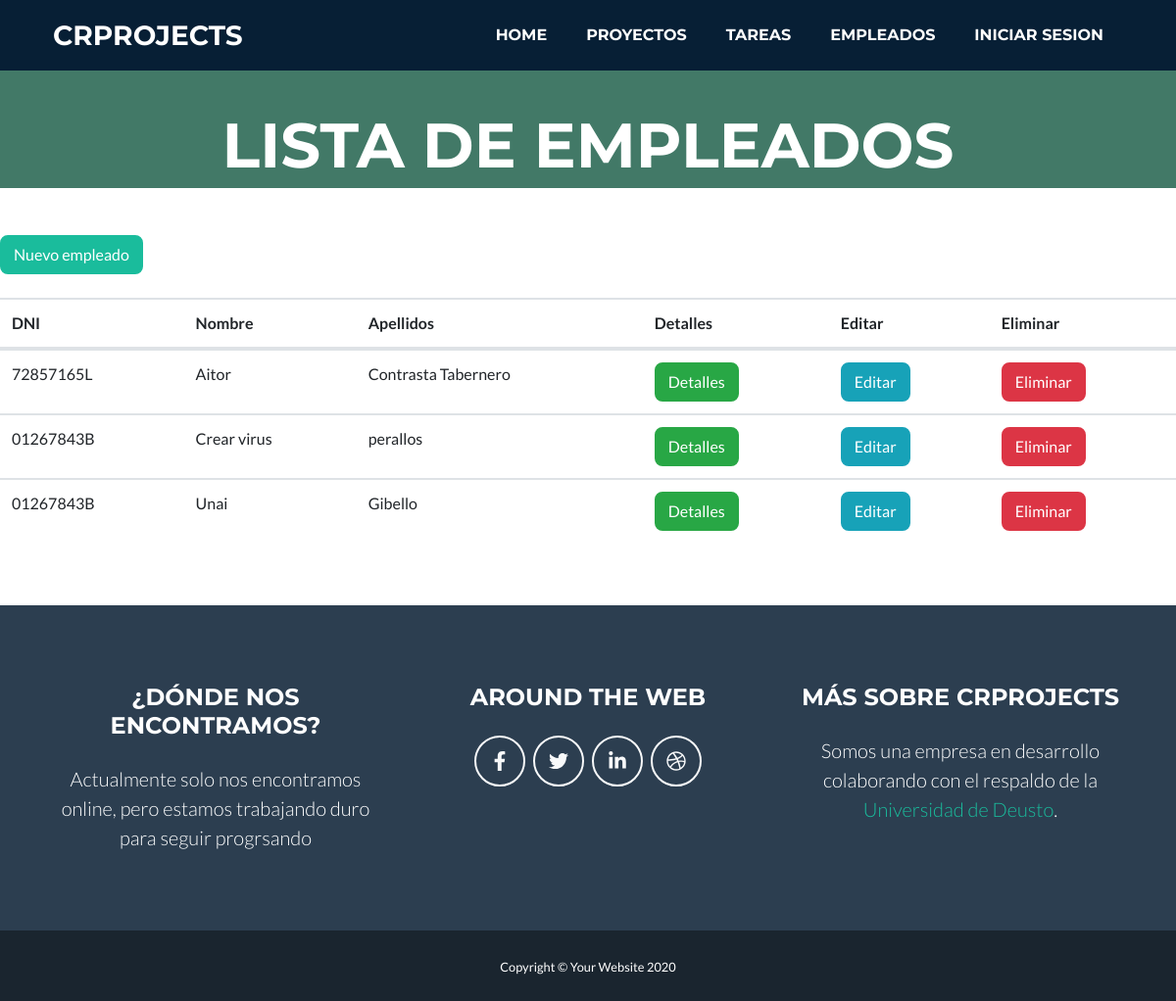
Screenshot of /appGestorProyectos/empleados/ with the database file from the repository.
### appGestorProyectos/models.py (models this page shows, shortened)
class Empleado(models.Model):
    dni = models.CharField(max_length=9)
    nombre = models.CharField(max_length=50)
    apellidos = models.CharField(max_length=150)
    email = models.EmailField(max_length=254)
    telefono = models.IntegerField(default=0)
    imagen = models.ImageField(null=True, blank=True)

### appGestorProyectos/views.py (the view)
# urls.py: path('empleados/', views.EmpleadoListView.as_view(), name='empleado_list'),
class EmpleadoListView(ListView):
    model = Empleado
    queryset = Empleado.objects.order_by('nombre')
    template_name = "empleado_list.html"
    def get_context_data(self, **kwargs):
        context = super(EmpleadoListView, self).get_context_data(**kwargs)
        context['titulo_pagina'] = 'Listado de empleados'
        return context

### appGestorProyectos/templates/empleado_list.html
{% extends 'index.html' %}
{% load static %}
{% block header %}
    <header class="masthead bg-primary text-white text-center">
        <div class="container d-flex align-items-center flex-column">
            <h1 class="masthead-heading text-uppercase mb-0">Lista de empleados</h1>
        </div>
    </header>
{% endblock %}
{% block main %}
<br>
<br>
<a class="btn btn-primary" href="{% url 'empleado_form' %}">Nuevo empleado</a>
<br>
<br>
<div>
    <table class="table">
        <thead>
            <tr>
                <th>DNI</th>
                <th>Nombre</th>
                <th>Apellidos</th>
                <th>Detalles</th>
                <th>Editar</th>
                <th>Eliminar</th>
            </tr>
        </thead>
        <tbody>
            {% for empleado in empleado_list %}
            <tr>
                <td>{{ empleado.dni }}</td>
                <td>{{ empleado.nombre }}</td>
                <td>{{ empleado.apellidos }}</td>
                <td><a class="btn btn-success" href="{% url 'empleado' empleado.id %}">Detalles</a> </td>
                <td><a class="btn btn-info" href="{% url 'empleado_update' empleado.id %}">Editar</a> </td>
                <td><a class="btn btn-danger" href="{% url 'empleado_delete' empleado.id %}">Eliminar</a> </td>
            </tr>
            {% endfor %}
        </tbody>
    </table>
    <br>
    <br>
</div>
{% endblock %}

### rows the page displays
Empleado: dni "72857165L", nombre "Aitor", apellidos "Contrasta Tabernero"
Empleado: dni "01267843B", nombre "Crear virus", apellidos "perallos"
Empleado: dni "01267843B", nombre "Unai", apellidos "Gibello"
